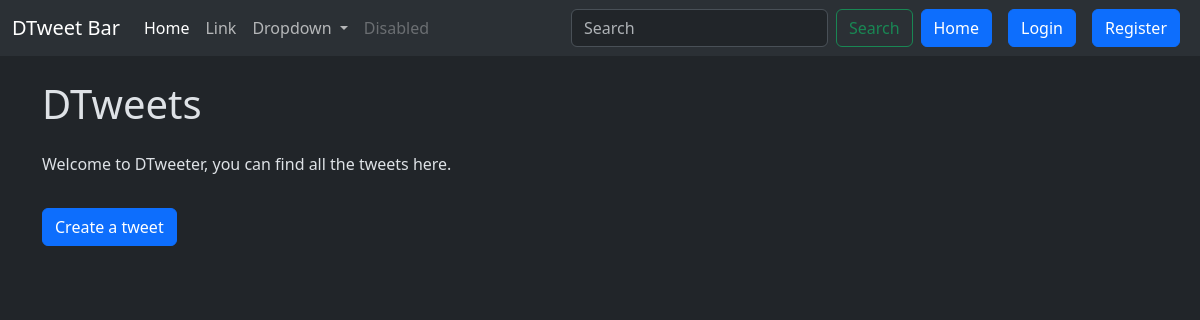
The app's page /tweet/, older data.
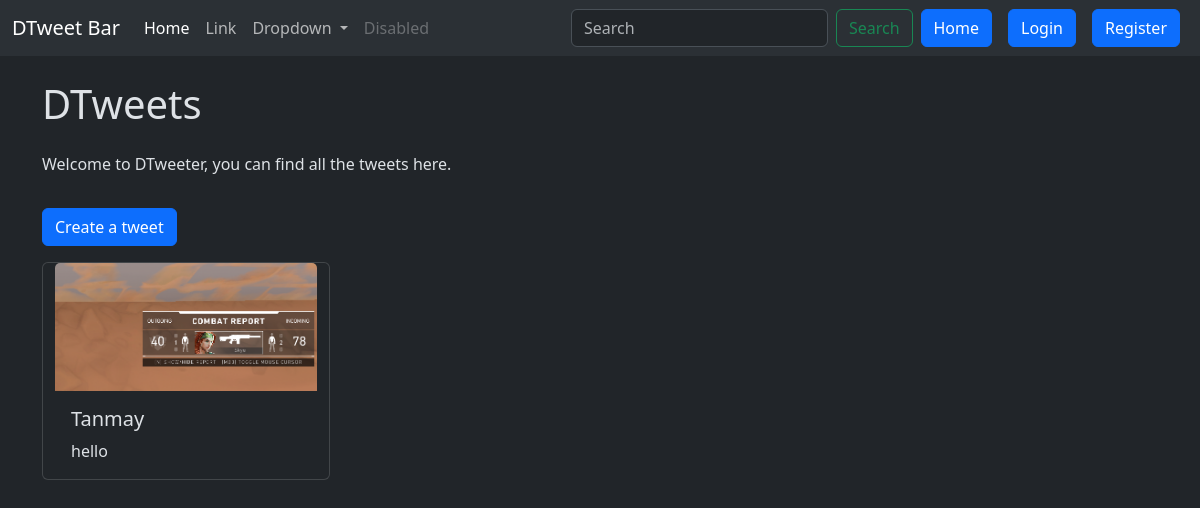
The same page, newer data.
### tweet/models.py (models this page shows, shortened)
class Tweet(models.Model):
    user = models.ForeignKey(User, on_delete=models.CASCADE)
    text = models.TextField(max_length=200)
    photo = models.ImageField(upload_to='photos/',blank=True, null=True)
    created_at = models.DateTimeField(auto_now_add=True)
    updated_at = models.DateTimeField(auto_now=True)

### tweet/views.py (the view)
# urls.py: path('', views.tweet_list, name = "tweet_list"),
def tweet_list(request):
    tweets = Tweet.objects.all().order_by('-created_at')
    return render(request, 'tweet_list.html', {'tweets':tweets})

### tweet/templates/tweet_list.html (shortened to what this page needs)
{% extends "layout.html" %}
{% block content %}
    <h1 class="my-4 ">DTweets</h1>
    <p>Welcome to DTweeter, you can find all the tweets here.</p>
    <a href=" {% url "tweet_create" %} ">
        <button class="btn btn-primary my-3">
            Create a tweet
        </button>
    </a>
    <div class='container row gap-3' >
        {% for tweet in tweets %}
        <div class="card" style="width: 18rem;">
            {% if tweet.photo %}
            <img src="{{tweet.photo.url}}" class="card-img-top" alt="...">
            {% endif %}
            <div class="card-body">
              <h5 class="card-title">{{tweet.user.username}}</h5>
              <p class="card-text">{{tweet.text}}</p>
            </div>
          </div>
        {% endfor %}
    </div>
{% endblock %}

Row changes from the older to the newer data that the page shows:
added Tweet: photo (picture), user.username "Tanmay", text "hello"
